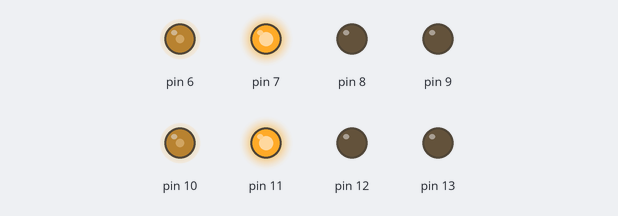
This sketch was run on a simulated Arduino Uno, built with avr-gcc and run on an emulated ATmega328P. Shown: output pins drawn as LEDs (lit = HIGH).

Above: at 0.05 s.
At 1.95 s:
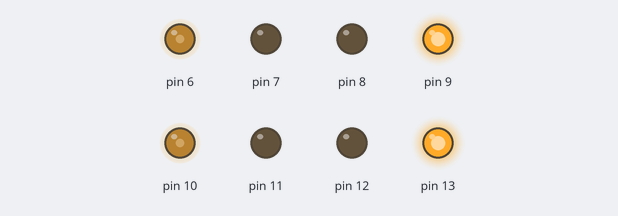
At 2.95 s:
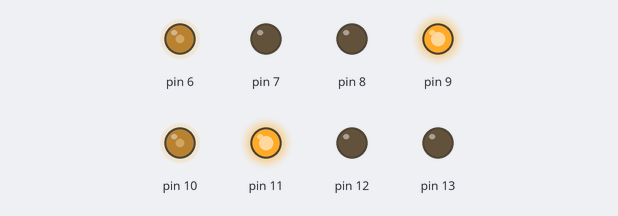
At 3.95 s:
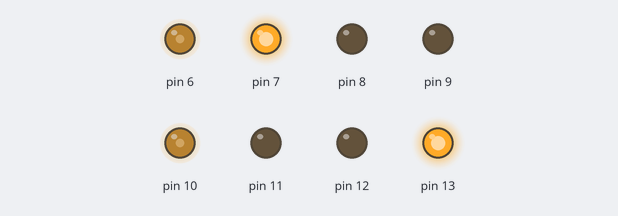
Timing chart, 0 to 4.6 s (numbered marks = the images above):
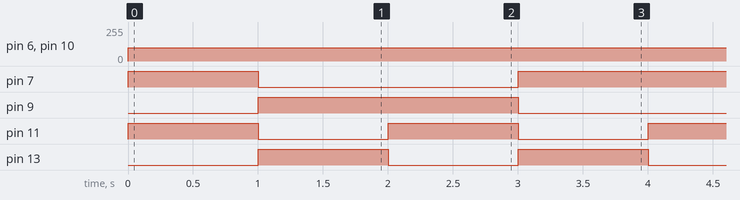

Measured:
- by itself, pin 6, pin 10: 0/255 → 100/255 at 0.00 s
- by itself, pin 7: repeats every 4.0 s: LOW 2.0 s, HIGH 2.0 s
- by itself, pin 9: alternates HIGH for 2.0 s and LOW for 2.0 s
- by itself, pin 11, pin 13: alternates HIGH for 1.0 s and LOW for 1.0 s

The sketch:

class_for_motor.ino
```cpp
#include "motor.h"
#define p 100         //pwm
void setup()
{
}
void loop()
{
  //forward
  m1.clk(p);
  m2.clk(p);
  m3.aclk(p);
  m4.aclk(p);
  delay(1000);
  //backward
  m1.aclk(p);
  m2.aclk(p);
  m3.clk(p);
  m4.clk(p);
  delay(1000);
  //left
  m1.clk(p);
  m2.aclk(p);
  m3.aclk(p);
  m4.clk(p);
  delay(1000);
  //right
  m1.aclk(p);
  m2.clk(p);
  m3.clk(p);
  m4.aclk(p);
  delay(1000);
}
```

motor.h
```cpp
class cytron
{
  private:
      byte pwm , dir;
  public:
    cytron(byte pwm , byte dir) {
      this -> pwm = pwm;
      this -> dir = dir;
      pinMode(pwm, OUTPUT);
      pinMode(dir, OUTPUT); }
    void clk (byte p) {
      analogWrite(pwm, p);
      digitalWrite(dir, 1); }
    void aclk (byte p) {
      analogWrite(pwm, p);
      digitalWrite(dir, 0); }
    void stp (byte p) {
      analogWrite(pwm, 0);
      digitalWrite(dir, 0); }
};
//(pwm, dir)
cytron m1(8, 11);    //fr
cytron m2(12, 7);    //br
cytron m3(6, 13);    //bl
cytron m4(10, 9);    //fl
```
